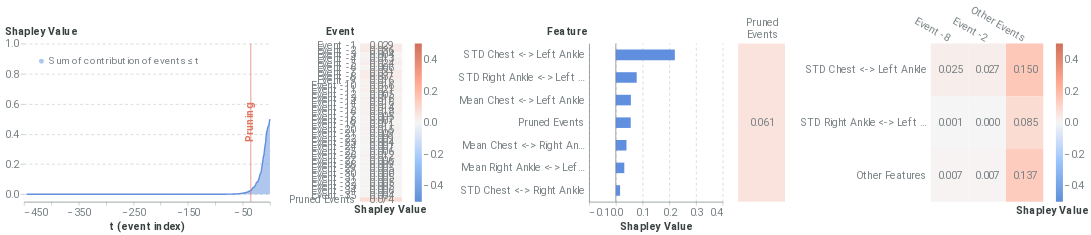

Write notebook code for a chart like this one.
### Markdown cell above
### Local Report on positive instance

### Code cell
from timeshap.explainer import local_report
pruning_dict = {'tol': 0.025}
event_dict = {'rs': 42, 'nsamples': 32000}
feature_dict = {'rs': 42, 'nsamples': 32000, 'feature_names': model_features, 'plot_features': plot_feats}
cell_dict_2 = {'rs': 42, 'nsamples': 32000, 'top_x_events': 2, 'top_x_feats': 2}
local_report(f, pos_x_data, pruning_dict, event_dict, feature_dict, cell_dict=cell_dict_2, entity_uuid=positive_sequence_id, entity_col='all_id', baseline=average_event)

### Figure 1 — Vega-Lite specification as saved in the notebook (floating-point values rounded to 4 significant figures; data arrays with more than 128 entries replaced by an {"elided": "..."} marker saying what was removed)
{"config": {"axis": {"domain": true, "domainColor": "#798184", "grid": false, "gridColor": "#798184", "gridOpacity": 0.5, "gridDash": [3, 5], "gridWidth": 0.8, "gridCap": "round", "labelPadding": 3, "labelFont": "Roboto", "labelColor": "#798184", "tickSize": 5, "tickColor": "#798184", "tickOpacity": 0.5, "titleColor": "#384140", "titleFont": "Roboto", "titleFontSize": 12}, "axisBand": {"domain": true, "ticks": false, "labelPadding": 7}, "axisY": {"domain": false, "titleAlign": "left", "titleAngle": 0, "titleX": -20, "titleY": -10}, "legend": {"labelColor": "#798184", "labelFontSize": 12, "symbolSize": 40, "titleColor": "#384140", "titleFontSize": 12, "titlePadding": 10, "titleFont": "Roboto", "labelFont": "Roboto"}, "line": {"stroke": "#618FE0", "strokeWidth": 2}, "rule": {"stroke": "#798184"}, "path": {"stroke": "#618FE0", "strokeWidth": 0.5}, "rect": {"fill": "#618FE0"}, "point": {"filled": true, "shape": "circle"}, "shape": {"stroke": "#618FE0"}, "bar": {"fill": "#618FE0", "stroke": null}, "text": {"font": "Roboto", "color": "#384140", "fontSize": 12}, "arc": {"stroke": "#fff", "strokeWidth": 1}, "range": {"category": ["#618FE0", "#50D0B0", "#E17560", "#E8B474", "#D889C4", "#34A3BC", "#A583A4"], "ramp": ["#001854", "#002f72", "#04478e", "#1e5fab", "#4477c5", "#6290e1", "#7ea9fd", "#9ec7ff", "#bde4ff"], "heatmap": ["#001854", "#002f72", "#04478e", "#1e5fab", "#4477c5", "#6290e1", "#7ea9fd", "#9ec7ff", "#bde4ff"], "diverging": ["#003b26", "#006b52", "#1aa082", "#55d5b5", "#f5f5f5", "#ffaa92", "#d16f5b", "#9e392c", "#650200"]}, "title": {"anchor": "start", "fontSize": 20, "color": "#384140", "fontWeight": "bold", "offset": 20, "font": "Roboto", "subtitleColor": "#384140", "subtitleFontSize": 16}, "header": {"labelFontSize": 12, "titleFontSize": 16, "labelColor": "#384140", "titleColor": "#384140", "titleFont": "Roboto", "labelFont": "Roboto"}, "group": {"fill": "white"}, "background": "white", "view": {"stroke": "transparent", "continuousHeight": 300, "continuousWidth": 400}}, "hconcat": [{"layer": [{"mark": {"type": "area", "opacity": 0.5}, "encoding": {"color": {"type": "nominal", "field": "Coalition", "legend": {"fillColor": "white", "labelFontSize": 14, "labelLimit": 0, "orient": "top-left", "symbolSize": 50, "symbolStrokeWidth": 0, "title": null}, "scale": {"domain": ["Sum of contribution of events ≤ t"], "range": ["#618FE0"]}}, "x": {"type": "quantitative", "axis": {"labelFontSize": 15, "title": "t (event index)", "titleFontSize": 15}, "field": "t (event index)"}, "y": {"type": "quantitative", "axis": {"grid": true, "labelFontSize": 15, "titleFontSize": 15, "titleX": -28}, "field": "Shapley Value", "scale": {"domain": [-0.05, 1]}}}}, {"mark": "line", "encoding": {"color": {"type": "nominal", "field": "Coalition", "legend": {"fillColor": "white", "labelFontSize": 14, "labelLimit": 0, "orient": "top-left", "symbolSize": 50, "symbolStrokeWidth": 0, "title": null}, "scale": {"domain": ["Sum of contribution of events ≤ t"], "range": ["#618FE0"]}}, "x": {"type": "quantitative", "axis": {"labelFontSize": 15, "title": "t (event index)", "titleFontSize": 15}, "field": "t (event index)"}, "y": {"type": "quantitative", "axis": {"grid": true, "labelFontSize": 15, "titleFontSize": 15, "titleX": -28}, "field": "Shapley Value", "scale": {"domain": [-0.05, 1]}}}}, {"data": {"name": "data-e77ac46d30d345cb69d3d984267f94d7"}, "mark": {"type": "rule", "color": "#E17560"}, "encoding": {"x": {"type": "quantitative", "field": "x"}}}, {"data": {"name": "data-8514f0f900cf415905652d458d2a9799"}, "mark": {"type": "text", "angle": 270, "color": "#E17560", "fontSize": 15, "fontWeight": "bold", "text": "Pruning"}, "encoding": {"x": {"type": "quantitative", "field": "x"}}}], "data": {"name": "data-bc7d5970475591d7e970395b07e068f5"}, "height": 225, "width": 350}, {"layer": [{"mark": "rect", "encoding": {"color": {"type": "quantitative", "field": "rounded", "legend": {"gradientLength": 225, "gradientThickness": 10, "labelFontSize": 15, "orient": "right"}, "scale": {"domain": [-0.5, 0.5], "range": ["#5f8fd6", "#99c3fb", "#f5f5f5", "#ffaa92", "#d16f5b"]}, "title": null}, "x": {"type": "ordinal", "axis": {"title": "Shapley Value", "titleFontSize": 15}, "field": "column"}, "y": {"type": "ordinal", "axis": {"domain": false, "labelFontSize": 15, "title": "Event", "titleFontSize": 15, "titleX": -49}, "field": "Feature", "sort": ["Event -1", "Event -2", "Event -3", "Event -4", "Event -5", "Event -6", "Event -7", "Event -8", "Event -9", "Event -10", "Event -11", "Event -12", "Event -13", "Event -14", "Event -15", "Event -16", "Event -17", "Event -18", "Event -19", "Event -20", "Event -21", "Event -22", "Event -23", "Event -24", "Event -25", "Event -26", "Event -27", "Event -28", "Event -29", "Event -30", "Event -31", "Event -32", "Event -33", "Event -34", "Event -35", "Pruned Events"]}}}, {"mark": {"type": "text", "align": "right", "baseline": "middle", "color": "#798184", "dx": 18, "fontSize": 15}, "encoding": {"text": {"type": "nominal", "field": "rounded_str"}, "x": {"type": "ordinal", "axis": {"domain": false, "labels": false, "title": "Shapley Value", "titleX": 43}, "field": "column"}, "y": {"type": "ordinal", "axis": {"domain": false, "labelFontSize": 15, "title": "Event", "titleFontSize": 15, "titleX": -49}, "field": "Feature", "sort": ["Event -1", "Event -2", "Event -3", "Event -4", "Event -5", "Event -6", "Event -7", "Event -8", "Event -9", "Event -10", "Event -11", "Event -12", "Event -13", "Event -14", "Event -15", "Event -16", "Event -17", "Event -18", "Event -19", "Event -20", "Event -21", "Event -22", "Event -23", "Event -24", "Event -25", "Event -26", "Event -27", "Event -28", "Event -29", "Event -30", "Event -31", "Event -32", "Event -33", "Event -34", "Event -35", "Pruned Events"]}}}], "data": {"name": "data-220ab78d492563c5c56d38965a1f122e"}, "height": 225, "width": 60}, {"layer": [{"data": {"name": "data-f6c6da9a80fd6a35273bc999577e517e"}, "mark": {"type": "bar", "size": 15, "thickness": 1}, "encoding": {"x": {"type": "quantitative", "axis": {"grid": true, "labelFontSize": 15, "title": "Shapley Value", "titleFontSize": 15}, "field": "Shapley Value", "scale": {"domain": [-0.1, 0.4]}}, "y": {"type": "nominal", "axis": {"labelFontSize": 15, "title": "Feature", "titleFontSize": 15, "titleX": -61}, "field": "Feature", "sort": {"field": "sort_col", "order": "descending"}}}}, {"data": {"name": "data-9c00aa9dc2b1c1a0b4bf9b34ead12925"}, "mark": {"type": "rule", "color": "#798184"}, "encoding": {"x": {"type": "quantitative", "field": "x"}}}], "height": 225, "width": 190}, {"hconcat": [{"layer": [{"mark": "rect", "encoding": {"color": {"type": "quantitative", "field": "rounded", "legend": null, "scale": {"domain": [-0.5, 0.5], "range": ["#5f8fd6", "#99c3fb", "#f5f5f5", "#ffaa92", "#d16f5b"]}, "title": null}, "x": {"type": "nominal", "axis": {"titleFontSize": 15}, "field": "Event"}, "y": {"type": "nominal", "axis": {"domain": false, "labels": false, "title": null}, "field": "Feature"}}}, {"mark": {"type": "text", "align": "right", "baseline": "middle", "color": "#798184", "dx": 18, "fontSize": 15}, "encoding": {"text": {"type": "nominal", "field": "rounded_str"}, "x": {"type": "nominal", "axis": {"domain": false, "labelAngle": 0, "labelFontSize": 15, "labelOffset": 24, "labelPadding": 30, "orient": "top", "title": null}, "field": "Event"}, "y": {"type": "nominal", "axis": {"domain": false, "labels": false, "title": null}, "field": "Feature"}}}], "data": {"name": "data-c7228725c18a5452a4a5c105563c4087"}, "height": 225, "width": 66.67}, {"layer": [{"mark": "rect", "encoding": {"color": {"type": "quantitative", "field": "rounded", "legend": {"gradientLength": 225, "gradientThickness": 10, "labelFontSize": 15, "orient": "right"}, "scale": {"domain": [-0.5, 0.5], "range": ["#5f8fd6", "#99c3fb", "#f5f5f5", "#ffaa92", "#d16f5b"]}, "title": null}, "x": {"type": "nominal", "axis": {"titleFontSize": 15}, "field": "Event", "sort": ["Event -8", "Event -2"]}, "y": {"type": "nominal", "axis": {"domain": false, "labelFontSize": 15, "title": null}, "field": "Feature", "sort": ["STD Chest <-> Left Ankle", "STD Right Ankle <-> Left Ankle"]}}}, {"mark": {"type": "text", "align": "right", "baseline": "middle", "color": "#798184", "dx": 18, "fontSize": 15}, "encoding": {"text": {"type": "nominal", "field": "rounded_str"}, "x": {"type": "nominal", "axis": {"domain": false, "labelAngle": 30, "labelFontSize": 15, "orient": "top", "title": "Shapley Value", "titleX": 172, "titleY": 245}, "field": "Event", "sort": ["Event -8", "Event -2"]}, "y": {"type": "nominal", "axis": {"domain": false, "labelFontSize": 15, "title": null}, "field": "Feature", "sort": ["STD Chest <-> Left Ankle", "STD Right Ankle <-> Left Ankle"]}}}], "data": {"name": "data-656247394bb56e0016530ce408e71bec"}, "height": 225, "width": 160}], "resolve": {"scale": {"color": "independent"}}}], "resolve": {"scale": {"color": "independent"}}, "$schema": "https://vega.github.io/schema/vega-lite/v4.8.1.json", "datasets": {"data-bc7d5970475591d7e970395b07e068f5": {"elided": "892 records"}, "data-e77ac46d30d345cb69d3d984267f94d7": [{"x": -35}], "data-8514f0f900cf415905652d458d2a9799": [{"x": -37}], "data-220ab78d492563c5c56d38965a1f122e": [{"Shapley Value": 0.02936, "Feature": "Event -1", "row": 1, "column": 1, "rounded": 0.029, "rounded_str": "0.029"}, {"Shapley Value": 0.03637, "Feature": "Event -2", "row": 2, "column": 1, "rounded": 0.036, "rounded_str": "0.036"}, {"Shapley Value": 0.00372, "Feature": "Event -3", "row": 3, "column": 1, "rounded": 0.004, "rounded_str": "0.004"}, {"Shapley Value": 0.01272, "Feature": "Event -4", "row": 4, "column": 1, "rounded": 0.013, "rounded_str": "0.013"}, {"Shapley Value": 0.02409, "Feature": "Event -5", "row": 5, "column": 1, "rounded": 0.024, "rounded_str": "0.024"}, {"Shapley Value": 0.00594, "Feature": "Event -6", "row": 6, "column": 1, "rounded": 0.006, "rounded_str": "0.006"}, {"Shapley Value": 0.03079, "Feature": "Event -7", "row": 7, "column": 1, "rounded": 0.031, "rounded_str": "0.031"}, {"Shapley Value": 0.03698, "Feature": "Event -8", "row": 8, "column": 1, "rounded": 0.037, "rounded_str": "0.037"}, {"Shapley Value": 0.01565, "Feature": "Event -9", "row": 9, "column": 1, "rounded": 0.016, "rounded_str": "0.016"}, {"Shapley Value": 0.01584, "Feature": "Event -10", "row": 10, "column": 1, "rounded": 0.016, "rounded_str": "0.016"}, {"Shapley Value": 0.0208, "Feature": "Event -11", "row": 11, "column": 1, "rounded": 0.021, "rounded_str": "0.021"}, {"Shapley Value": 0.004805, "Feature": "Event -12", "row": 12, "column": 1, "rounded": 0.005, "rounded_str": "0.005"}, {"Shapley Value": 0.01574, "Feature": "Event -13", "row": 13, "column": 1, "rounded": 0.016, "rounded_str": "0.016"}, {"Shapley Value": 0.01588, "Feature": "Event -14", "row": 14, "column": 1, "rounded": 0.016, "rounded_str": "0.016"}, {"Shapley Value": 0.01443, "Feature": "Event -15", "row": 15, "column": 1, "rounded": 0.014, "rounded_str": "0.014"}, {"Shapley Value": 0.01843, "Feature": "Event -16", "row": 16, "column": 1, "rounded": 0.018, "rounded_str": "0.018"}, {"Shapley Value": 0.005425, "Feature": "Event -17", "row": 17, "column": 1, "rounded": 0.005, "rounded_str": "0.005"}, {"Shapley Value": 0.007045, "Feature": "Event -18", "row": 18, "column": 1, "rounded": 0.007, "rounded_str": "0.007"}, {"Shapley Value": 0.01082, "Feature": "Event -19", "row": 19, "column": 1, "rounded": 0.011, "rounded_str": "0.011"}, {"Shapley Value": 0.01461, "Feature": "Event -20", "row": 20, "column": 1, "rounded": 0.015, "rounded_str": "0.015"}, {"Shapley Value": 0.00851, "Feature": "Event -21", "row": 21, "column": 1, "rounded": 0.009, "rounded_str": "0.009"}, {"Shapley Value": 0.009251, "Feature": "Event -22", "row": 22, "column": 1, "rounded": 0.009, "rounded_str": "0.009"}, {"Shapley Value": 0.003998, "Feature": "Event -23", "row": 23, "column": 1, "rounded": 0.004, "rounded_str": "0.004"}, {"Shapley Value": 0.0007846, "Feature": "Event -24", "row": 24, "column": 1, "rounded": 0.001, "rounded_str": "0.001"}, {"Shapley Value": 0.006006, "Feature": "Event -25", "row": 25, "column": 1, "rounded": 0.006, "rounded_str": "0.006"}, {"Shapley Value": 0.01158, "Feature": "Event -26", "row": 26, "column": 1, "rounded": 0.012, "rounded_str": "0.012"}, {"Shapley Value": 0.006159, "Feature": "Event -27", "row": 27, "column": 1, "rounded": 0.006, "rounded_str": "0.006"}, {"Shapley Value": 0.008729, "Feature": "Event -28", "row": 28, "column": 1, "rounded": 0.009, "rounded_str": "0.009"}, {"Shapley Value": 0.005131, "Feature": "Event -29", "row": 29, "column": 1, "rounded": 0.005, "rounded_str": "0.005"}, {"Shapley Value": 0.0002109, "Feature": "Event -30", "row": 30, "column": 1, "rounded": 0.0, "rounded_str": "0.000"}, {"Shapley Value": 0.005264, "Feature": "Event -31", "row": 31, "column": 1, "rounded": 0.005, "rounded_str": "0.005"}, {"Shapley Value": 0.005465, "Feature": "Event -32", "row": 32, "column": 1, "rounded": 0.005, "rounded_str": "0.005"}, {"Shapley Value": 0.004807, "Feature": "Event -33", "row": 33, "column": 1, "rounded": 0.005, "rounded_str": "0.005"}, {"Shapley Value": 0.006064, "Feature": "Event -34", "row": 34, "column": 1, "rounded": 0.006, "rounded_str": "0.006"}, {"Shapley Value": 0.00362, "Feature": "Event -35", "row": 35, "column": 1, "rounded": 0.004, "rounded_str": "0.004"}, {"Shapley Value": 0.07378, "Feature": "Pruned Events", "row": 36, "column": 1, "rounded": 0.074, "rounded_str": "0.074"}], "data-f6c6da9a80fd6a35273bc999577e517e": [{"Random seed": 42, "NSamples": 32000, "Feature": "Mean Chest <-> Right Ankle", "Shapley Value": 0.03987, "sort_col": 0.03987}, {"Random seed": 42, "NSamples": 32000, "Feature": "STD Chest <-> Right Ankle", "Shapley Value": 0.01594, "sort_col": 0.01594}, {"Random seed": 42, "NSamples": 32000, "Feature": "Mean Chest <-> Left Ankle", "Shapley Value": 0.0564, "sort_col": 0.0564}, {"Random seed": 42, "NSamples": 32000, "Feature": "STD Chest <-> Left Ankle", "Shapley Value": 0.2209, "sort_col": 0.2209}, {"Random seed": 42, "NSamples": 32000, "Feature": "Mean Right Ankle <-> Left Ankle", "Shapley Value": 0.03176, "sort_col": 0.03176}, {"Random seed": 42, "NSamples": 32000, "Feature": "STD Right Ankle <-> Left Ankle", "Shapley Value": 0.07814, "sort_col": 0.07814}, {"Random seed": 42, "NSamples": 32000, "Feature": "Pruned Events", "Shapley Value": 0.05577, "sort_col": 0.05577}], "data-9c00aa9dc2b1c1a0b4bf9b34ead12925": [{"x": 0}], "data-c7228725c18a5452a4a5c105563c4087": [{"Event": ["Pruned", "Events"], "Feature": "Other features", "rounded": 0.061, "rounded_str": "0.061"}], "data-656247394bb56e0016530ce408e71bec": [{"Event": "Other Events", "Feature": "STD Chest <-> Left Ankle", "Shapley Value": 0.15, "rounded": 0.15, "rounded_str": "0.150"}, {"Event": "Other Events", "Feature": "Other Features", "Shapley Value": 0.1367, "rounded": 0.137, "rounded_str": "0.137"}, {"Event": "Other Events", "Feature": "STD Right Ankle <-> Left Ankle", "Shapley Value": 0.0851, "rounded": 0.085, "rounded_str": "0.085"}, {"Event": "Event -2", "Feature": "STD Chest <-> Left Ankle", "Shapley Value": 0.02684, "rounded": 0.027, "rounded_str": "0.027"}, {"Event": "Event -8", "Feature": "STD Chest <-> Left Ankle", "Shapley Value": 0.02503, "rounded": 0.025, "rounded_str": "0.025"}, {"Event": "Event -2", "Feature": "Other Features", "Shapley Value": 0.006846, "rounded": 0.007, "rounded_str": "0.007"}, {"Event": "Event -8", "Feature": "Other Features", "Shapley Value": 0.006671, "rounded": 0.007, "rounded_str": "0.007"}, {"Event": "Event -8", "Feature": "STD Right Ankle <-> Left Ankle", "Shapley Value": 0.0006244, "rounded": 0.001, "rounded_str": "0.001"}, {"Event": "Event -2", "Feature": "STD Right Ankle <-> Left Ankle", "Shapley Value": 0.0002718, "rounded": 0.0, "rounded_str": "0.000"}]}}
